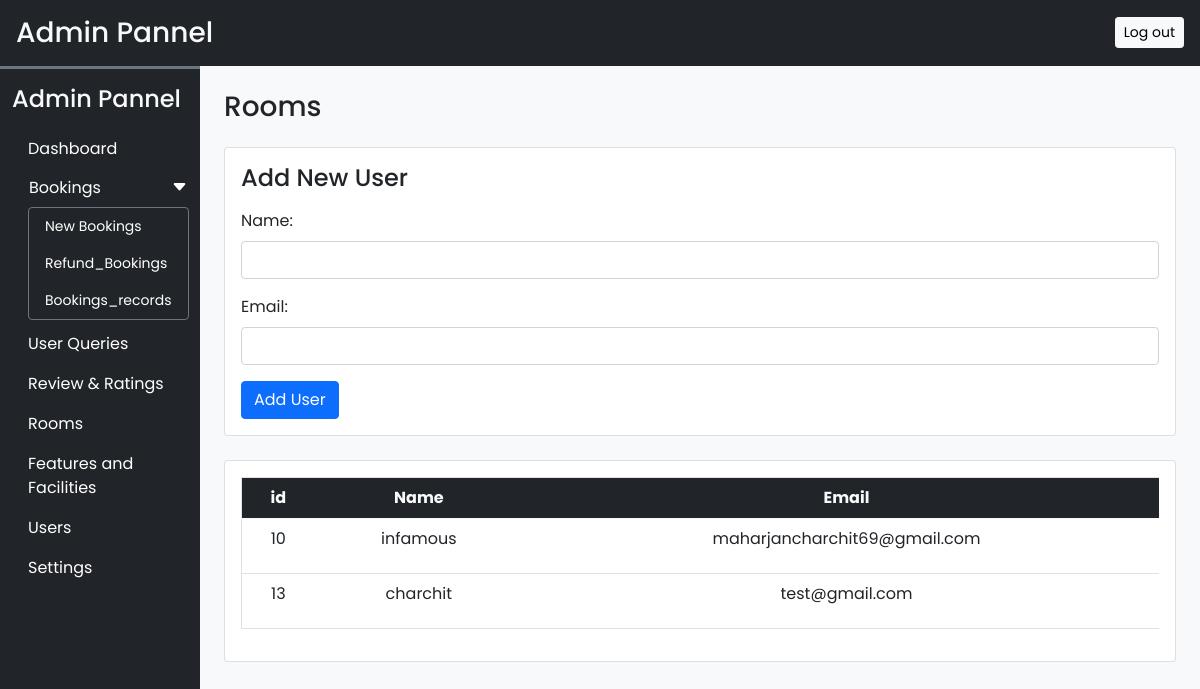
The app's page /admin/user.php (signed in) with its own data.
### tables this page shows
CREATE TABLE `user` (
  `sr_no` int(11) NOT NULL,
  `name` varchar(152) NOT NULL,
  `email` varchar(150) NOT NULL,
  `password` varchar(110) NOT NULL,
  `cpassword` varchar(100) NOT NULL,
  `address` varchar(100) NOT NULL,
  `pn` varchar(110) NOT NULL,
  `verification_id` int(11) NOT NULL,
  `verification_status` tinyint(4) NOT NULL DEFAULT 0,
  `resettoken` varchar(222) DEFAULT NULL,
  `resettokenexpire` date DEFAULT NULL
);

### admin/user.php (the view, shortened to what this page needs)
<?php
require('inc/db_config.php');
$query = "SELECT sr_no, name, email, verification_status FROM user";
$result = mysqli_query($con, $query);
?>
<!DOCTYPE html>
<html lang="en">
<head>
    <?php require('inc/links.php'); ?>
</head>
<body class="bg-light">
    <?php require('inc/header.php'); ?>
    <div class="container-fluid" id="main-content">
        <div class="row">
            <div class="col-lg-10 ms-auto p-4 overflow-hidden">
                <h3 class="mb-4">Rooms</h3>
                <div class="card mb-4">
                    <div class="card-body">
                        <h4 class="mb-3">Add New User</h4>
                        <form action="add_user.php" method="post">
                            <div class="mb-3">
                                <label for="name" class="form-label">Name:</label>
                                <input type="text" class="form-control" id="name" name="name" required>
                            </div>
                            <div class="mb-3">
                                <label for="email" class="form-label">Email:</label>
                                <input type="email" class="form-control" id="email" name="email" required>
                            </div>
                            <button type="submit" class="btn btn-primary">Add User</button>
                        </form>
                    </div>
                </div>
                <div class="card">
                    <div class="card-body">
                        <div class="table-responsive">
                            <table class="table table-hover border text-center" style="min-width:1300px">
                                <thead class="sticky-top">
                                    <tr class="bg-dark text-light">
                                        <th scope="col">id</th>
                                        <th scope="col">Name</th>
                                        <th scope="col">Email</th>
                                    </tr>
                                </thead>
                                <tbody id="users-data">
                                    <?php
                                        while ($row = mysqli_fetch_assoc($result)) {
                                            echo "<tr>";
                                            echo "<td>{$row['sr_no']}</td>";
                                            echo "<td>{$row['name']}</td>";
                                            echo "<td>{$row['email']}</td>";
                                            echo "</tr>";
                                        }
                                    ?>
                                </tbody>
                            </table>
                        </div>
                    </div>
                </div>
            </div>
        </div>
    </div>
</body>
</html>

### admin/css/common.css (style rules this page uses)
* { font-family: 'Poppins', sans-serif; }

### records on screen
user: sr_no "10", name "infamous", email "maharjancharchit69@gmail.com"
user: sr_no "13", name "charchit", email "test@gmail.com"
